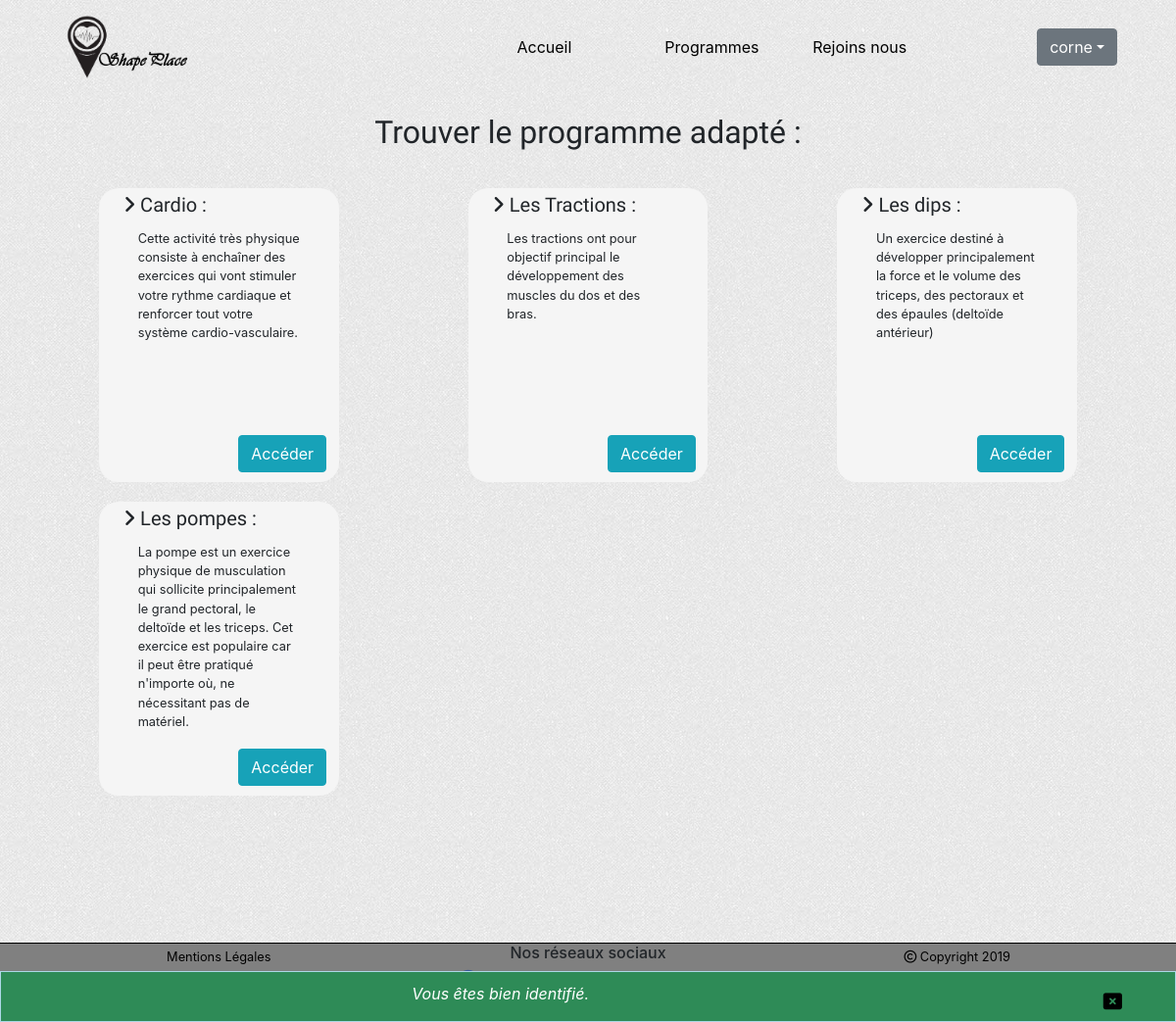
The app's page /index.php (signed in) with its own data.
### tables this page shows
CREATE TABLE IF NOT EXISTS `section` (
  `id` int(11) NOT NULL AUTO_INCREMENT,
  `name` varchar(255) NOT NULL,
  `extract` varchar(255) NOT NULL,
  `content` text NOT NULL,
  PRIMARY KEY (`id`)
);

### controller/frontend/ProgramController.php (called while the page is built, shortened)
<?php
require_once ('model/SectionManager.php');
Class ProgramController
{
	public function getSections()
	{
		$sectionManager = new Cornelissen\Shapeplace\Model\SectionManager();
		$sections = $sectionManager->getSections();
		require('view/frontend/listSection.php');
	}
}

### model/SectionManager.php (called while the page is built, shortened)
<?php
Class SectionManager extends Manager
{
	public function getSections()
	{
		$db = $this->dbConnect();
		$sections = $db->query('SELECT * FROM section ORDER BY ID');
		return $sections;
	}
}

### view/frontend/listSection.php (the view, shortened to what this page needs)
<div class="row">
	<div class="offset-lg-2 col-lg-8">
		<h2 class="mainTitleSection"> Trouver le programme adapté :</h2>
	</div>
</div>
<div class="row">
	<?php
	while ($section = $sections->fetch())
	{
	?>
		<div class="col-lg-4 Section">
			<div class="row">
				<div class="offset-lg-2 col-lg-8 cadreSection">
					<div class="row">
						<div class="offset-lg-1">
							<h5 class="titleSection"><i class="fas fa-angle-right"></i> <?= $section['name']?> :</h5>
						</div>
					</div>
					<div class="row">
						<div class="offset-lg-1 col-lg-10">
							<p class="extractSection"><?=$section['extract']?></p>
						</div>
					</div>
					<div class="row btnSection">
						<div class="offset-lg-6 col-lg-5 boutonSection">
							<a href="index.php?action=list&amp;id=<?=$section['id']?>" class="btn btn-info">Accéder</a>
						</div>
					</div>
				</div>
			</div>
		</div>
	<?php
	}
	?>
</div>
<?php
require('template.php');
?>

### public/css/style.css (style rules this page uses)
body { background: url('../images/light_toast.png'); }
.mainTitleSection { padding : 20px 0 20px 0; text-align: center; font-family: 'Mansalva', cursive; }
.cadreSection { background: whitesmoke; border-radius: 20px; height: 300px; margin: 10px 0 10px 0; }
.titleSection { padding : 5px 0 5px 0; font-family: 'Mansalva', cursive; }
.extractSection { font-size : 0.8em; }
.btnSection { position: absolute; bottom: 10px; width: 100%; text-align: center; }

### records on screen
section: name "Cardio", extract "Cette activité très physique consiste à enchaîner des exercices qui vont stimuler votre rythme cardiaque et renforcer tout votre système cardio-vasculaire."
section: name "Les Tractions", extract "Les tractions ont pour objectif principal le développement des muscles du dos et des bras."
section: name "Les dips", extract "Un exercice destiné à développer principalement la force et le volume des triceps, des pectoraux et des épaules (deltoïde antérieur)"
section: name "Les pompes", extract "La pompe est un exercice physique de musculation qui sollicite principalement le grand pectoral, le deltoïde et les triceps. Cet exercice est populaire car il peut être pratiqué n'importe où, ne nécessitant pas de matériel."

### other values on screen
$_SESSION['pseudo'] "corne"
$_SESSION['success'] "Vous êtes bien identifié."
